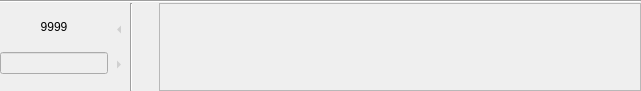
<?xml version="1.0" encoding="UTF-8"?>
<ui version="4.0">
 <class>ExampleWidget</class>
 <widget class="QWidget" name="ExampleWidget">
  <property name="geometry">
   <rect>
    <x>0</x>
    <y>0</y>
    <width>641</width>
    <height>91</height>
   </rect>
  </property>
  <property name="sizePolicy">
   <sizepolicy hsizetype="Preferred" vsizetype="Fixed">
    <horstretch>0</horstretch>
    <verstretch>0</verstretch>
   </sizepolicy>
  </property>
  <property name="windowTitle">
   <string notr="true"/>
  </property>
  <layout class="QVBoxLayout" name="verticalLayout_2">
   <property name="spacing">
    <number>0</number>
   </property>
   <property name="leftMargin">
    <number>0</number>
   </property>
   <property name="topMargin">
    <number>0</number>
   </property>
   <property name="rightMargin">
    <number>0</number>
   </property>
   <property name="bottomMargin">
    <number>0</number>
   </property>
   <item>
    <widget class="Line" name="line">
     <property name="orientation">
      <enum>Qt::Horizontal</enum>
     </property>
    </widget>
   </item>
   <item>
    <layout class="QHBoxLayout" name="horizontalLayout_2">
     <property name="spacing">
      <number>1</number>
     </property>
     <item>
      <widget class="QWidget" name="indexWidget" native="true">
       <property name="sizePolicy">
        <sizepolicy hsizetype="Maximum" vsizetype="Preferred">
         <horstretch>0</horstretch>
         <verstretch>0</verstretch>
        </sizepolicy>
       </property>
       <layout class="QVBoxLayout" name="verticalLayout">
        <property name="spacing">
         <number>0</number>
        </property>
        <property name="leftMargin">
         <number>0</number>
        </property>
        <property name="topMargin">
         <number>0</number>
        </property>
        <property name="rightMargin">
         <number>0</number>
        </property>
        <property name="bottomMargin">
         <number>0</number>
        </property>
        <item>
         <spacer name="verticalSpacer_2">
          <property name="orientation">
           <enum>Qt::Vertical</enum>
          </property>
          <property name="sizeHint" stdset="0">
           <size>
            <width>5</width>
            <height>0</height>
           </size>
          </property>
         </spacer>
        </item>
        <item>
         <layout class="QHBoxLayout" name="horizontalLayout">
          <item>
           <widget class="QLabel" name="cntLabel">
            <property name="sizePolicy">
             <sizepolicy hsizetype="Expanding" vsizetype="Preferred">
              <horstretch>0</horstretch>
              <verstretch>0</verstretch>
             </sizepolicy>
            </property>
            <property name="text">
             <string notr="true">9999</string>
            </property>
            <property name="alignment">
             <set>Qt::AlignCenter</set>
            </property>
           </widget>
          </item>
         </layout>
        </item>
        <item>
         <spacer name="verticalSpacer_4">
          <property name="orientation">
           <enum>Qt::Vertical</enum>
          </property>
          <property name="sizeHint" stdset="0">
           <size>
            <width>5</width>
            <height>0</height>
           </size>
          </property>
         </spacer>
        </item>
        <item>
         <layout class="QHBoxLayout" name="horizontalLayout_3">
          <property name="spacing">
           <number>2</number>
          </property>
          <item>
           <widget class="ZLineEdit" name="indexEdit">
            <property name="enabled">
             <bool>false</bool>
            </property>
            <property name="toolTip">
             <string>Current example</string>
            </property>
           </widget>
          </item>
         </layout>
        </item>
        <item>
         <spacer name="verticalSpacer_3">
          <property name="orientation">
           <enum>Qt::Vertical</enum>
          </property>
          <property name="sizeHint" stdset="0">
           <size>
            <width>5</width>
            <height>0</height>
           </size>
          </property>
         </spacer>
        </item>
       </layout>
      </widget>
     </item>
     <item>
      <layout class="QVBoxLayout" name="verticalLayout_4">
       <property name="spacing">
        <number>0</number>
       </property>
       <item>
        <spacer name="verticalSpacer_8">
         <property name="orientation">
          <enum>Qt::Vertical</enum>
         </property>
         <property name="sizeHint" stdset="0">
          <size>
           <width>5</width>
           <height>0</height>
          </size>
         </property>
        </spacer>
       </item>
       <item>
        <widget class="QToolButton" name="prevButton">
         <property name="enabled">
          <bool>false</bool>
         </property>
         <property name="contextMenuPolicy">
          <enum>Qt::PreventContextMenu</enum>
         </property>
         <property name="toolTip">
          <string>Right-click for previous linked example</string>
         </property>
         <property name="text">
          <string notr="true"/>
         </property>
         <property name="iconSize">
          <size>
           <width>12</width>
           <height>12</height>
          </size>
         </property>
         <property name="autoRepeat">
          <bool>true</bool>
         </property>
         <property name="autoRaise">
          <bool>true</bool>
         </property>
         <property name="arrowType">
          <enum>Qt::LeftArrow</enum>
         </property>
        </widget>
       </item>
       <item>
        <spacer name="verticalSpacer_7">
         <property name="orientation">
          <enum>Qt::Vertical</enum>
         </property>
         <property name="sizeHint" stdset="0">
          <size>
           <width>5</width>
           <height>0</height>
          </size>
         </property>
        </spacer>
       </item>
       <item>
        <widget class="QToolButton" name="nextButton">
         <property name="enabled">
          <bool>false</bool>
         </property>
         <property name="contextMenuPolicy">
          <enum>Qt::PreventContextMenu</enum>
         </property>
         <property name="toolTip">
          <string>Right-click for next linked example</string>
         </property>
         <property name="text">
          <string notr="true"/>
         </property>
         <property name="iconSize">
          <size>
           <width>12</width>
           <height>12</height>
          </size>
         </property>
         <property name="autoRepeat">
          <bool>true</bool>
         </property>
         <property name="autoRaise">
          <bool>true</bool>
         </property>
         <property name="arrowType">
          <enum>Qt::RightArrow</enum>
         </property>
        </widget>
       </item>
       <item>
        <spacer name="verticalSpacer_10">
         <property name="orientation">
          <enum>Qt::Vertical</enum>
         </property>
         <property name="sizeHint" stdset="0">
          <size>
           <width>5</width>
           <height>0</height>
          </size>
         </property>
        </spacer>
       </item>
      </layout>
     </item>
     <item>
      <widget class="Line" name="line_2">
       <property name="orientation">
        <enum>Qt::Vertical</enum>
       </property>
      </widget>
     </item>
     <item>
      <layout class="QVBoxLayout" name="verticalLayout_3">
       <item>
        <spacer name="verticalSpacer_6">
         <property name="orientation">
          <enum>Qt::Vertical</enum>
         </property>
         <property name="sizeHint" stdset="0">
          <size>
           <width>5</width>
           <height>0</height>
          </size>
         </property>
        </spacer>
       </item>
       <item>
        <widget class="QToolButton" name="jptrButton">
         <property name="sizePolicy">
          <sizepolicy hsizetype="Minimum" vsizetype="Fixed">
           <horstretch>0</horstretch>
           <verstretch>0</verstretch>
          </sizepolicy>
         </property>
         <property name="toolTip">
          <string>Switch between Japanese/English, Japanese only or English only display</string>
         </property>
         <property name="icon">
          <iconset resource="../Resources/resources.qrc">
           <normaloff>:/rotate.svg</normaloff>:/rotate.svg</iconset>
         </property>
         <property name="iconSize">
          <size>
           <width>16</width>
           <height>16</height>
          </size>
         </property>
         <property name="checked">
          <bool>false</bool>
         </property>
         <property name="autoRaise">
          <bool>true</bool>
         </property>
        </widget>
       </item>
       <item>
        <spacer name="verticalSpacer_5">
         <property name="orientation">
          <enum>Qt::Vertical</enum>
         </property>
         <property name="sizeHint" stdset="0">
          <size>
           <width>5</width>
           <height>0</height>
          </size>
         </property>
        </spacer>
       </item>
       <item>
        <widget class="QToolButton" name="linkButton">
         <property name="toolTip">
          <string>Link example to word</string>
         </property>
         <property name="icon">
          <iconset resource="../Resources/resources.qrc">
           <normaloff>:/paperclip.svg</normaloff>:/paperclip.svg</iconset>
         </property>
         <property name="iconSize">
          <size>
           <width>16</width>
           <height>16</height>
          </size>
         </property>
         <property name="checkable">
          <bool>true</bool>
         </property>
         <property name="autoRaise">
          <bool>true</bool>
         </property>
        </widget>
       </item>
       <item>
        <spacer name="verticalSpacer_9">
         <property name="orientation">
          <enum>Qt::Vertical</enum>
         </property>
         <property name="sizeHint" stdset="0">
          <size>
           <width>5</width>
           <height>0</height>
          </size>
         </property>
        </spacer>
       </item>
      </layout>
     </item>
     <item>
      <widget class="ZExampleStrip" name="strip">
       <property name="sizePolicy">
        <sizepolicy hsizetype="Expanding" vsizetype="Preferred">
         <horstretch>0</horstretch>
         <verstretch>0</verstretch>
        </sizepolicy>
       </property>
       <property name="frameShape">
        <enum>QFrame::StyledPanel</enum>
       </property>
      </widget>
     </item>
    </layout>
   </item>
  </layout>
 </widget>
 <customwidgets>
  <customwidget>
   <class>ZLineEdit</class>
   <extends>QLineEdit</extends>
   <header>zlineedit.h</header>
  </customwidget>
  <customwidget>
   <class>ZExampleStrip</class>
   <extends>QFrame</extends>
   <header>zexamplestrip.h</header>
   <container>1</container>
  </customwidget>
 </customwidgets>
 <resources>
  <include location="Resources/resources.qrc"/>
 </resources>
 <connections/>
</ui>
